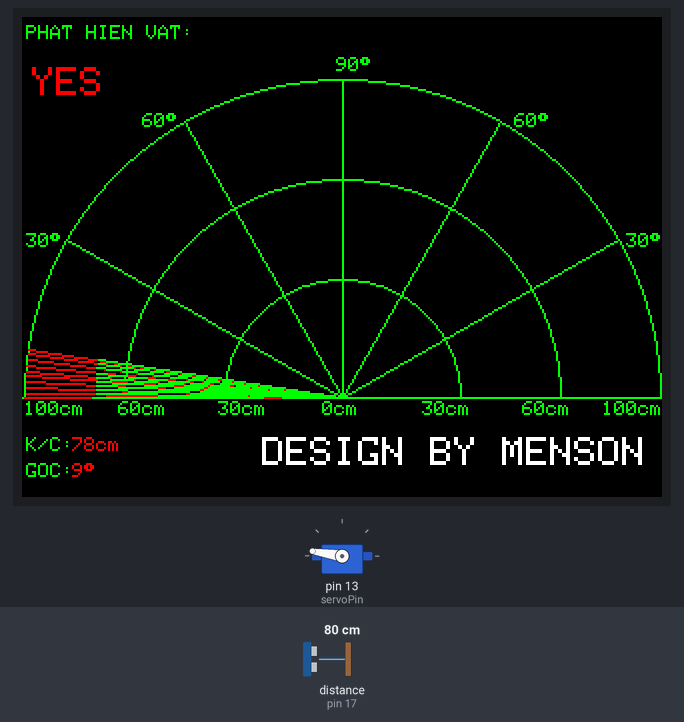
A sketch run on a simulated Arduino Uno, built with avr-gcc and run on an emulated ATmega328P. Shown: servo, 320×240 colour display. Wiring (inferred from the names in the program): ultrasonic range finder: trigger pin 16; echo pin 17. The inputs (shaded band) are chosen by the test bench; at power-on: distance to the obstacle (sensor on pin 17) 80 cm. The echo pulse lasts 58.3 µs per cm.

Above: at 5.5 s.
5.6 s: distance to the obstacle (sensor on pin 17) set to 95 cm
At 6.9 s:
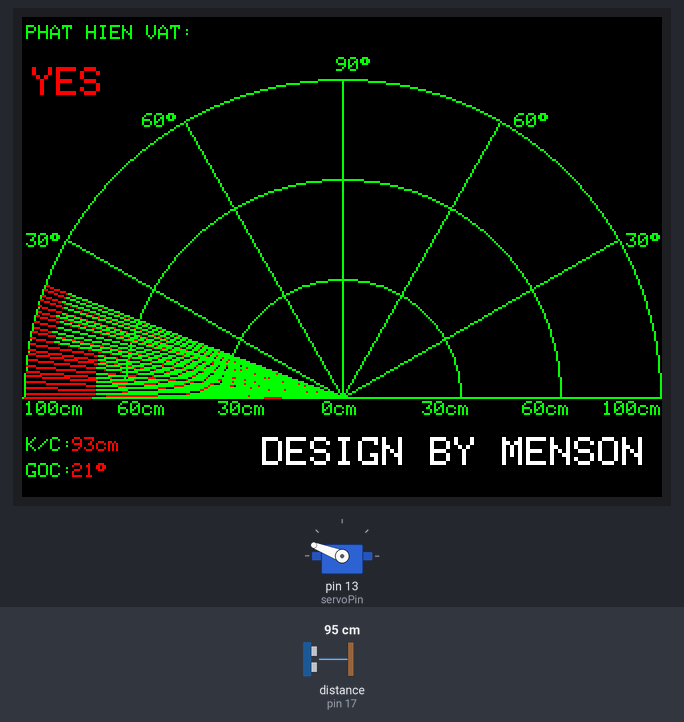
7.2 s: distance to the obstacle (sensor on pin 17) set to 101 cm
At 8.19 s:
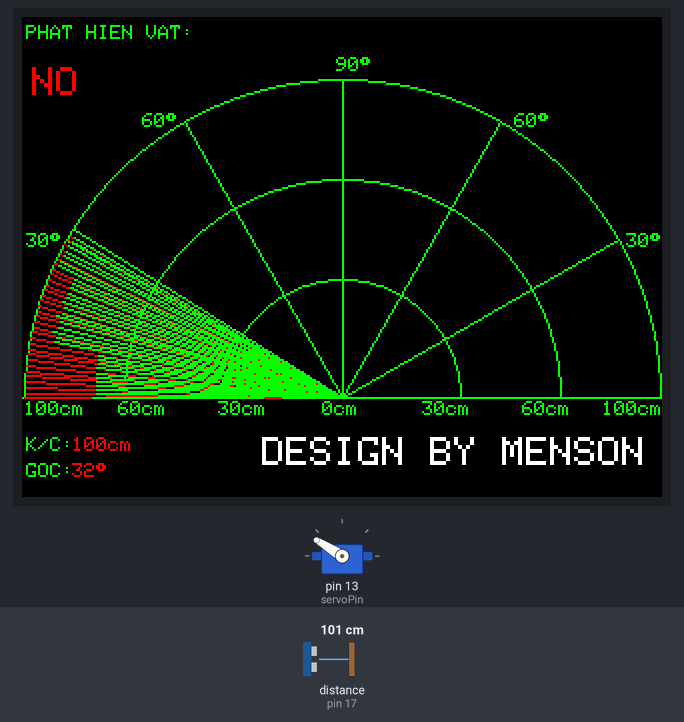
9.8 s: distance to the obstacle (sensor on pin 17) set to 2 cm
At 9.93 s:
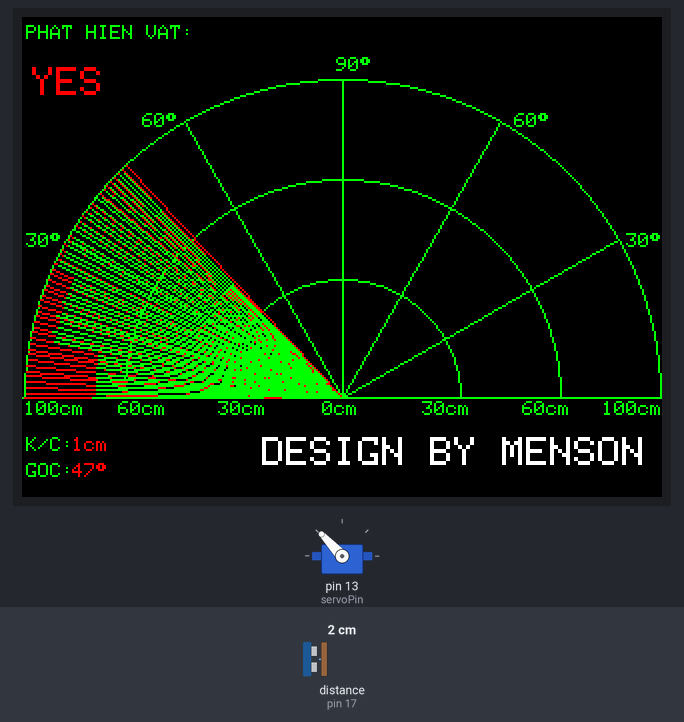
Timing chart, 0 to 25.5 s (numbered marks = the images above; inputs shaded):
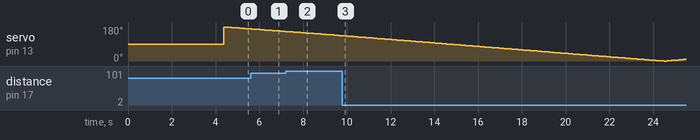

The sketch:

radarbymenson.ino
```cpp
#include <Adafruit_GFX.h>
#include <Adafruit_ST7789.h>
#include <SPI.h>
#include <Servo.h>
#define TFT_CS         4
#define TFT_DC         2
#define TFT_RST        15
#define TFT_MOSI       D23
#define TFT_SCLK       D18
const int trig = 16;
const int echo = 17;
unsigned long duration;
int distance;
int distancee;
static const int servoPin = 13;
Servo servo1;
#define PI 3.14159265
Adafruit_ST7789 tft = Adafruit_ST7789(TFT_CS, TFT_DC, TFT_RST);

void setup()
{
  tft.setSPISpeed(40000000);
  pinMode(trig,OUTPUT);
  pinMode(echo,INPUT);
  servo1.attach(servoPin);
  tft.init(240, 320, SPI_MODE3);
  tft.fillScreen(ST77XX_BLACK);
  tft.setRotation (3);
  tft.setTextColor(ST77XX_WHITE);
  tft.setTextSize(3);
  tft.setCursor(50,85);
  tft.print("PROJECT MADE");
  tft.setCursor(80,135);
  tft.print( "BY MENSON");
  delay(4000);
  tft.fillRect(0,0,360,360,ST77XX_BLACK);
  KHUNG();
}
void loop()
{
for(int i=0; i<180 ;i++)
{
  servo1.write(180-i);
    delayMicroseconds(2);
    digitalWrite(trig,1);
    delayMicroseconds(5);
    digitalWrite(trig,0);
 duration = pulseIn(echo,HIGH);
 distance =  int(duration/2/29.412);
 if(distance<101)
 {
 distancee= map(distance,0,100,0,159);
 CHAY(distancee,i);
 GIATRI(distance);
 delay(100);
 tft.fillRect(25,210,35,233,ST77XX_BLACK);
 tft.fillRect(5,25,35,50,ST77XX_BLACK);
}
if(distance>100)
{
CHAY(159,i);
GIATRI(100);
delay(100);
tft.fillRect(25,210,35,233,ST77XX_BLACK);
tft.fillRect(5,25,35,50,ST77XX_BLACK);
}
}
  tft.fillRect(0,0,360,360,ST77XX_BLACK);
  KHUNG();
for(int i=180; i>0 ;i--)
{
  servo1.write(180-i);
    delayMicroseconds(2);
    digitalWrite(trig,1);
    delayMicroseconds(5);
    digitalWrite(trig,0);
duration = pulseIn(echo,HIGH);
distance =  int(duration/2/29.412);;
if(distance<101)
{
distancee= map(distance,0,100,0,159);
CHAY(distancee,i);
GIATRI(distance);
delay(100);
tft.fillRect(25,210,35,233,ST77XX_BLACK);
tft.fillRect(5,25,35,50,ST77XX_BLACK);
}
if(distance>100)
{
CHAY(159,i);
GIATRI(100);
delay(100);
tft.fillRect(25,210,35,233,ST77XX_BLACK);
tft.fillRect(5,25,35,50,ST77XX_BLACK);
}
}
 tft.fillRect(0,0,360,360,ST77XX_BLACK);
  KHUNG();
}
void GIATRI(int kc)
{
  tft.setTextColor(ST77XX_RED);
  tft.setCursor(25,210);
  tft.print(kc);
  tft.print("cm");

  if (kc<99)
  {
  tft.setCursor(5,25);
  tft.setTextSize(2);
  tft.print("YES");

  }
    if (kc>99)
  {
  tft.setCursor(5,25);
  tft.setTextSize(2);
  tft.print("NO");
  }

}
void CHAY(int kc, int i)
{
  double val=PI/180;
  double coss=cos(i*val);
  double sinn=sin(i*val);
  unsigned short ngang=coss*159;
  unsigned short doc=sinn*159;
  unsigned short ngangg=coss*kc;
  unsigned short docc=sinn*kc;
  tft.drawLine(160,190,160-ngang,190-doc,ST77XX_RED);
  tft.drawLine(160,190,160-ngangg,190-docc,ST77XX_GREEN);
  tft.setTextColor(ST77XX_RED);
  tft.setTextSize(1);
  tft.setCursor(25,223);
  tft.print(i);
  tft.write(0xF7);

}
void KHUNG()
{
  tft.drawCircle(160,190,159,ST77XX_GREEN);
  tft.drawCircle(160,190,109,ST77XX_GREEN);
  tft.drawCircle(160,190,59,ST77XX_GREEN);
  tft.drawLine(160,190,160,31,ST77XX_GREEN);
  tft.drawLine(160,190,239,52,ST77XX_GREEN);
  tft.drawLine(160,190,298,111,ST77XX_GREEN);
  tft.drawLine(160,190,81,52,ST77XX_GREEN);
  tft.drawLine(160,190,22,111,ST77XX_GREEN);
  tft.drawLine(0,190,360,190,ST77XX_GREEN);
  tft.fillRect(0,191,360,60,ST77XX_BLACK);

  tft.setTextColor(ST77XX_GREEN);
  tft.setCursor(157,20);
  tft.setTextSize(1);
  tft.print("90");
  tft.write(0xF7);
  tft.setCursor(246,48);
  tft.setTextSize(1);
  tft.print("60");
  tft.write(0xF7);
  tft.setCursor(302,108);
  tft.setTextSize(1);
  tft.print("30");
  tft.write(0xF7);
  tft.setCursor(60,48);
  tft.setTextSize(1);
  tft.print("60");
  tft.write(0xF7);
  tft.setCursor(2,108);
  tft.setTextSize(1);
  tft.print("30");
  tft.write(0xF7);
  tft.setCursor(2,4);
  tft.setTextSize(1);
  tft.print("PHAT HIEN VAT:");

   tft.setCursor(1,192);
  tft.setTextSize(1);
  tft.print("100cm");
  tft.setCursor(48,192);
  tft.setTextSize(1);
  tft.print("60cm");
  tft.setCursor(98,192);
  tft.setTextSize(1);
  tft.print("30cm");
  tft.setCursor(150,192);
  tft.setTextSize(1);
  tft.print("0cm");
  tft.setCursor(290,192);
  tft.setTextSize(1);
  tft.print("100cm");
  tft.setCursor(250,192);
  tft.setTextSize(1);
  tft.print("60cm");
  tft.setCursor(200,192);
  tft.setTextSize(1);
  tft.print("30cm");

  tft.setTextColor(ST77XX_WHITE);
  tft.setCursor(120,210);
  tft.setTextSize(2);
  tft.print("DESIGN BY MENSON");
  tft.setTextColor(ST77XX_GREEN);
  tft.setCursor(2,210);
  tft.setTextSize(1);
  tft.print("K/C:");
  tft.setCursor(2,223);
  tft.setTextSize(1);
  tft.print("GOC:");
}
```

Measured:
- the behaviour switches between 100 and 101 cm on distance to the obstacle (sensor on pin 17) (found by bisection; images 1 and 2)
